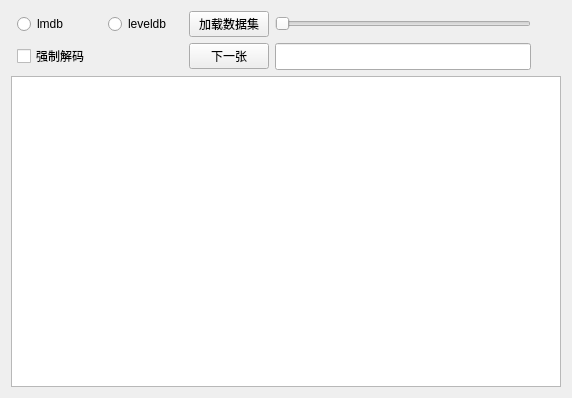
<?xml version="1.0" encoding="UTF-8"?>
<ui version="4.0">
 <class>BrowseDatabase</class>
 <widget class="QWidget" name="BrowseDatabase">
  <property name="geometry">
   <rect>
    <x>0</x>
    <y>0</y>
    <width>572</width>
    <height>398</height>
   </rect>
  </property>
  <property name="windowTitle">
   <string>BrowseDatabase</string>
  </property>
  <layout class="QGridLayout" name="gridLayout">
   <item row="0" column="1">
    <widget class="QRadioButton" name="radioButton_lmdb">
     <property name="text">
      <string>lmdb</string>
     </property>
    </widget>
   </item>
   <item row="0" column="4">
    <widget class="QRadioButton" name="radioButton_leveldb">
     <property name="text">
      <string>leveldb</string>
     </property>
    </widget>
   </item>
   <item row="0" column="8">
    <widget class="QSlider" name="zoomSlider">
     <property name="orientation">
      <enum>Qt::Horizontal</enum>
     </property>
    </widget>
   </item>
   <item row="2" column="8">
    <widget class="QLineEdit" name="lineEdit">
     <property name="sizePolicy">
      <sizepolicy hsizetype="Minimum" vsizetype="Fixed">
       <horstretch>0</horstretch>
       <verstretch>0</verstretch>
      </sizepolicy>
     </property>
     <property name="font">
      <font>
       <pointsize>12</pointsize>
      </font>
     </property>
     <property name="alignment">
      <set>Qt::AlignCenter</set>
     </property>
     <property name="readOnly">
      <bool>true</bool>
     </property>
    </widget>
   </item>
   <item row="2" column="7">
    <widget class="QPushButton" name="pushButton_NextImage">
     <property name="text">
      <string>下一张</string>
     </property>
    </widget>
   </item>
   <item row="0" column="7">
    <widget class="QPushButton" name="pushButton">
     <property name="text">
      <string>加载数据集</string>
     </property>
    </widget>
   </item>
   <item row="5" column="0" colspan="14">
    <widget class="QGraphicsView" name="graphicsView"/>
   </item>
   <item row="2" column="1">
    <widget class="QCheckBox" name="checkBox_ForcedDecoding">
     <property name="text">
      <string>强制解码</string>
     </property>
    </widget>
   </item>
  </layout>
 </widget>
 <layoutdefault spacing="6" margin="11"/>
 <resources/>
 <connections>
  <connection>
   <sender>pushButton</sender>
   <signal>clicked()</signal>
   <receiver>BrowseDatabase</receiver>
   <slot>LoadDatabase()</slot>
   <hints>
    <hint type="sourcelabel">
     <x>261</x>
     <y>28</y>
    </hint>
    <hint type="destinationlabel">
     <x>417</x>
     <y>13</y>
    </hint>
   </hints>
  </connection>
  <connection>
   <sender>pushButton_NextImage</sender>
   <signal>clicked()</signal>
   <receiver>BrowseDatabase</receiver>
   <slot>Nextimage()</slot>
   <hints>
    <hint type="sourcelabel">
     <x>261</x>
     <y>56</y>
    </hint>
    <hint type="destinationlabel">
     <x>417</x>
     <y>37</y>
    </hint>
   </hints>
  </connection>
  <connection>
   <sender>zoomSlider</sender>
   <signal>valueChanged(int)</signal>
   <receiver>BrowseDatabase</receiver>
   <slot>ZoomImage()</slot>
   <hints>
    <hint type="sourcelabel">
     <x>532</x>
     <y>30</y>
    </hint>
    <hint type="destinationlabel">
     <x>419</x>
     <y>90</y>
    </hint>
   </hints>
  </connection>
  <connection>
   <sender>checkBox_ForcedDecoding</sender>
   <signal>clicked()</signal>
   <receiver>BrowseDatabase</receiver>
   <slot>CrashWarning()</slot>
   <hints>
    <hint type="sourcelabel">
     <x>53</x>
     <y>49</y>
    </hint>
    <hint type="destinationlabel">
     <x>137</x>
     <y>50</y>
    </hint>
   </hints>
  </connection>
 </connections>
 <slots>
  <slot>LoadDatabase()</slot>
  <slot>Nextimage()</slot>
  <slot>ZoomImage()</slot>
  <slot>CrashWarning()</slot>
 </slots>
</ui>
